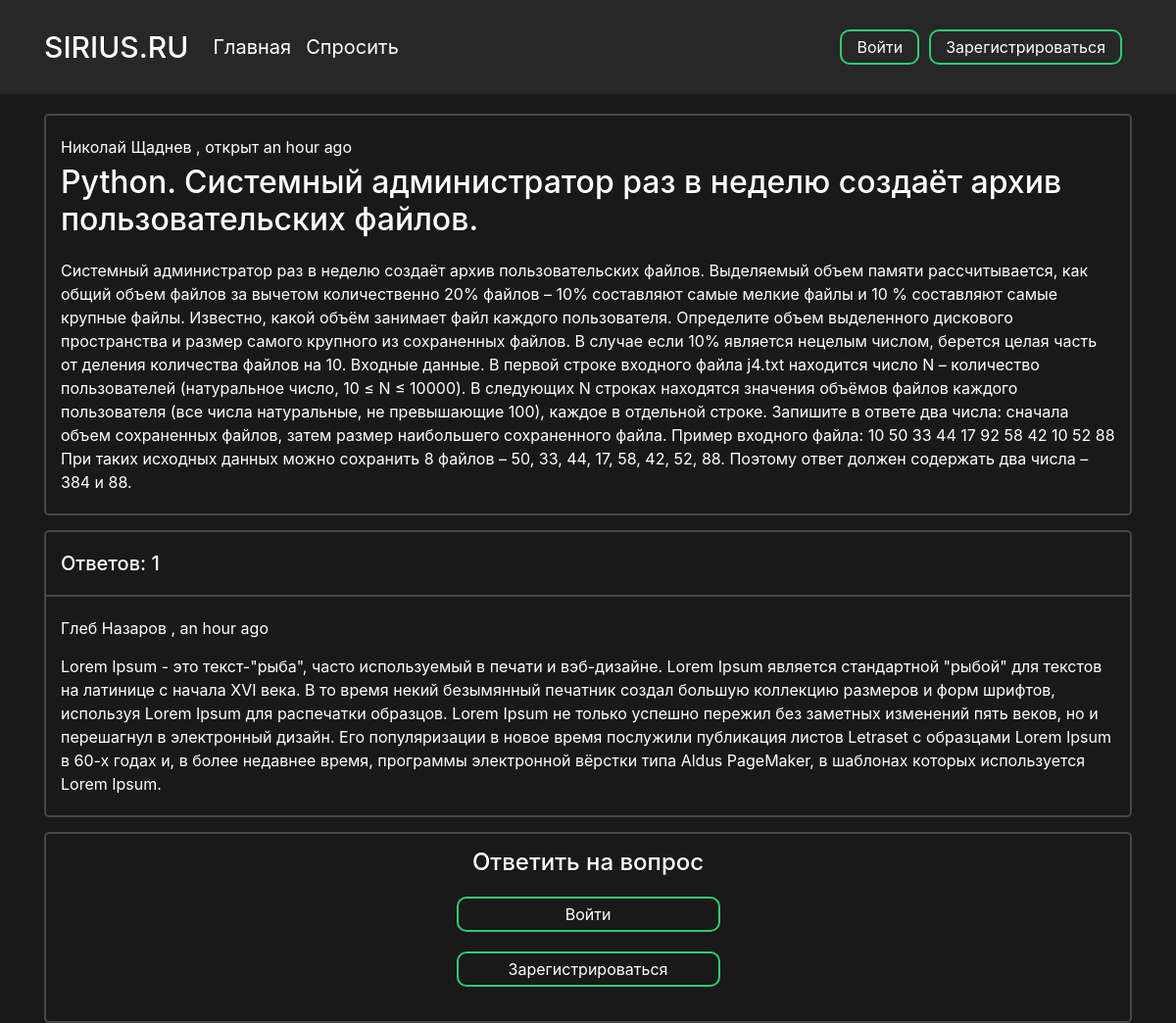
Screenshot of /question/1 with the database file from the repository.
### data/users.py (models this page shows, shortened)
class User(SqlAlchemyBase, UserMixin):
    __tablename__ = 'users'
    id = sqlalchemy.Column(sqlalchemy.Integer,
                           primary_key=True, autoincrement=True)
    surname = sqlalchemy.Column(sqlalchemy.String, nullable=True)
    name = sqlalchemy.Column(sqlalchemy.String, nullable=True)
    image_file = sqlalchemy.Column(sqlalchemy.String, nullable=False, default='default.jpg')
    age = sqlalchemy.Column(sqlalchemy.Integer, nullable=True)
    country = sqlalchemy.Column(sqlalchemy.String, nullable=True)
    city = sqlalchemy.Column(sqlalchemy.String, nullable=True)
    email = sqlalchemy.Column(sqlalchemy.String,
                              index=True, unique=True, nullable=True)
    hashed_password = sqlalchemy.Column(sqlalchemy.String, nullable=True)
    registration_date = sqlalchemy.Column(sqlalchemy.DateTime,
                                      default=datetime.datetime.utcnow)

### data/questions.py (models this page shows, shortened)
class Question(SqlAlchemyBase):
    __tablename__ = 'questions'
    id = sqlalchemy.Column(sqlalchemy.Integer,
                           primary_key=True, autoincrement=True)
    title = sqlalchemy.Column(sqlalchemy.String)
    text = sqlalchemy.Column(sqlalchemy.String)
    user_id = sqlalchemy.Column(sqlalchemy.Integer,
                                sqlalchemy.ForeignKey("users.id"))
    user = orm.relation('User')
    created_date = sqlalchemy.Column(sqlalchemy.DateTime,
                                      default=datetime.datetime.utcnow)
    def get_answers(self):
        from data import db_session
        db_sess = db_session.create_session()
        answers= db_sess.query(Answer).filter(Answer.question_id == self.id).all()
        return answers

class Answer(SqlAlchemyBase):
    __tablename__ = 'answers'
    id = sqlalchemy.Column(sqlalchemy.Integer,
                           primary_key=True, autoincrement=True)
    text = sqlalchemy.Column(sqlalchemy.String)
    likes = sqlalchemy.Column(sqlalchemy.Integer, default=0)
    is_best = sqlalchemy.Column(sqlalchemy.Boolean, default=False)
    user_id = sqlalchemy.Column(sqlalchemy.Integer,
                                sqlalchemy.ForeignKey("users.id"))
    user = orm.relation('User')
    question_id = sqlalchemy.Column(sqlalchemy.Integer,
                                sqlalchemy.ForeignKey("questions.id"))
    question = orm.relation('Question')
    created_date = sqlalchemy.Column(sqlalchemy.DateTime,
                                      default=datetime.datetime.utcnow)

### main.py (the view, shortened to what this page needs)
@app.route("/question/<int:question_id>", methods=["GET", "POST"])
def question_page(question_id):
    form = AnswerForm()
    db_sess = db_session.create_session()
    question = db_sess.query(Question).filter(Question.id == question_id).first()
    return render_template(
        "question.html", id=question_id, question=question, form=form
    )

### data/db_session.py (called while the page is built)
def create_session() -> Session:
    global __factory
    return __factory()

### templates/question.html (shortened to what this page needs)
<head>
    <link rel="stylesheet" type="text/css" href="{{ url_for('static', filename='css/question.css')}}">
</head>
{% extends "base.html" %}
{% block content %}
<div class="question-wrapper">
    <div class="question">
        <p class="user-name">
            <a href="{{ url_for('profile_page', profile_id = question.user.id) }}">
                {{ question.user.name }} {{ question.user.surname }}
            </a>, открыт {{ moment(question.created_date).fromNow(refresh=True) }}
        </p>
        <h2 class="question-title">{{ question.title }}</h2>
        <p class="question-text">{{ question.text }}</p>
    </div>
</div>
<div class="answers">
    {% set answers = question.get_answers() %}
    <div class="answer-count-wrapper">
        <div class="answer-count">
            <h5 class="counter">Ответов: {{ answers|length }}</h5>
        </div>
    </div>
    <div class="answers-block">
        {% for item in answers %}
            <div class="answer-block-wrapper">
                <div class="answer-block">
                    <p class="user-name">
                        <a href="{{ url_for('profile_page', profile_id = item.user.id) }}">
                            {{ item.user.name }} {{ item.user.surname }}
                        </a>, {{ moment(item.created_date).fromNow(refresh=True) }}</p>
                    <p class="question-text">{{ item.text }}</p>
                </div>
            </div>
        {% endfor %}
    </div>
</div>
<div class="answer-form">
    <h4 class="title">Ответить на вопрос</h4>
    {% if current_user %}
        {% if current_user.is_authenticated %}
            <form class="box" action="" method="post">
                {{ form.hidden_tag() }}
                {{ form.text(type="text", autocomplete="off") }}
                {{ form.submit(type="submit") }}
                {{message}}
            </form>
        {% else %}
            <a class="answer-btn" href="{{ url_for('login') }}">Войти</a>
            <a class="answer-btn" href="{{ url_for('reqister') }}">Зарегистрироваться</a>
        {% endif %}
    {% endif %}
</div>
{% endblock %}

### static/css/question.css (style rules this page uses)
.question, .answers, .answer-form { border: 2px solid rgba(255, 255, 255, 0.2); border-radius: 5px; -webkit-background-clip: padding-box; background-clip: padding-box; }
.question { margin-bottom: 15px; padding: 20px 15px; position: relative; }
.question .user-name { margin-bottom: 5px }
.question .question-title { margin-bottom: 20px }
.answer-count { padding: 20px 15px; }
.counter { margin: 0; }
.answers { margin-bottom: 15px; }
.answer-block-wrapper:after, .answer-block-wrapper:first-child:before { content: ''; display: block; height: 2px; background: rgba(255, 255, 255, 0.2); margin: 0px }
.answer-block-wrapper:last-child:after { content: none; }
.answer-block { padding: 20px 15px; }
.answer-block .user-name { margin-bottom: 15px }
.answer-form { padding: 15px }
.answer-form .title { margin-bottom: 20px; text-align: center; }
.answer-btn { width: 25%; border:0; background: none; display: block; margin: 20px auto; text-align: center; border: 2px solid #2ecc71; padding: 4px 15px; outline: none; color: white; border-radius: 10px; transition: 0.25s; cursor: pointer; }

### static/css/base.css (style rules this page uses)
html { color: #ffffff }
body { background-color: #191919 !important; color: #ffffff; overflow-y: scroll; }
a { color: #ffffff; }
p { margin: 0px; }

### rows the page displays
User: user.name "Николай", user.surname "Щаднев"
Question: created_date "an hour ago", title "Python. Системный администратор раз в неделю создаёт архив пользовательских файлов.", text "Системный администратор раз в неделю создаёт архив пользовательских файлов. Выделяемый объем памяти рассчитывается, как общий объем файлов за вычетом количественно 20% файлов – 10% составляют самые мелкие файлы и 10 % составляют самые крупные файлы. Известно, какой объём занимает файл каждого пользователя. Определите объем выделенного дискового пространства и размер самого крупного из сохраненных файлов. В случае если 10% является нецелым числом, берется целая часть от деления количества файлов на 10. Входные данные. В первой строке входного файла j4.txt находится число N – количество пользователей (натуральное число, 10 ≤ N ≤ 10000). В следующих N строках находятся значения объёмов файлов…"
Answer: user.name "Глеб", user.surname "Назаров", created_date "an hour ago", text "Lorem Ipsum - это текст-\"рыба\", часто используемый в печати и вэб-дизайне. Lorem Ipsum является стандартной \"рыбой\" для текстов на латинице с начала XVI века. В то время некий безымянный печатник создал большую коллекцию размеров и форм шрифтов, используя Lorem Ipsum для распечатки образцов. Lorem Ipsum не только успешно пережил без заметных изменений пять веков, но и перешагнул в электронный дизайн. Его популяризации в новое время послужили публикация листов Letraset с образцами Lorem Ipsum в 60-х годах и, в более недавнее время, программы электронной вёрстки типа Aldus PageMaker, в шаблонах которых используется Lorem Ipsum."

### other values shown
{{ answers|length }} "1"
